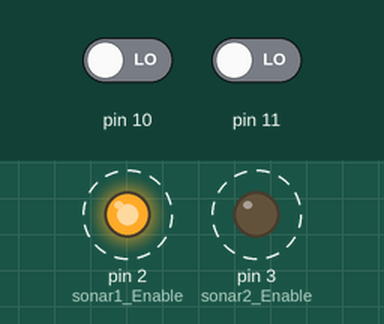
Simulated run of this sketch. Board: Arduino Uno, built with avr-gcc and run on an emulated ATmega328P. On the bench: output pins drawn as LEDs (lit = HIGH). Dashed ring = blinking. The inputs (shaded band) are chosen by the test bench; at power-on: pin 10 LOW, pin 11 LOW. What the sketch prints to the serial monitor is not drawn.

Above: at 1.5 s.
Timing chart, 0 to 6.8 s (numbered marks = the images above):
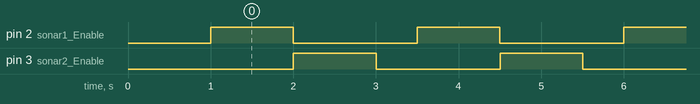

Measured:
- by itself, pin 2 (sonar1_Enable), pin 3 (sonar2_Enable): alternates HIGH for 1.0 s and LOW for 1.5 s
- by itself, everything shown: repeats every 2.5 s, in 3 steps

The sketch:

HRXL_MB7380_2017_08_15_1800.ino
```cpp
/*
  HRXL MB7380 Maxbotix (5m sensor)

  Pin 1:  White   --> Temperature Sensor Connection. Leave unconnected if an external temperature sensor is not used.

  Pin 2:  Orange  --> Pulse Width Output.
                      ===================
                      Scale factor of 1 uS per mm.

  Pin 3:  Brown   --> Analog Voltage Output.
                      =====================
                      After ~50ms power up init, voltage is set to low.
                      One sensor has completed a range reading, the voltage on this pin is set to voltage
                      corresponding to the latest measured distance.
                      (rc: take note, is this same behaviour for Serial and Pulse width?)
                      (rc: for Analog, if Pin 4 is set to low, analog values MUST BE IGNORED)
                      Scale factor of Vcc/5120 per 1-mm. Distance output with a 5mm resolution.
                      Analog voltage counts (0-1023), multiply number of counts by 5 to yield in mm.

  Pin 4:  Green   --> Ranging Start/Stop. This pin is internally pulled high.
                      ==================
                      If ths pin is left unconnected or held high, the sensor will continually measure and output the range data.
                      If held low, the sensor will stop ranging
                      Bring high for 20uS or longer to command a range reading.

                      Filtered Range Data:
                      When pin 4 is left high on the sensors, the sensors will continue to range. The data that is output
                      includes a filter for increased accuracy. The sensors will output the range based on recent range
                      information. The filter does not affect the speed at which data is made available to the user but
                      instead allows for more consistent range information to be presented. For sensor specific timing
                      and filter information refer to pages 8 and 9.

                      Real-time Range Data: When pin 4 is low and then brought high, the sensor will operate in real time
                      and the first reading output will be the range measured from this first commanded range reading.
                      When the sensor tracks that the RX pin is low after each range reading, and then the RX pin is brought
                      high, unfiltered real time range information can be obtained. For timing information please refer
                      to pages 8 and 9 of datasheet.

  Pin 5:  Blue  -->   Serial Output. TTL outputs.
                      ============
                      Output is ASCII capital "R" followed by four ASCII character digits representing range in mm followed by
                      a carriage return (ASCII 13).
                      Min range is 300m, Max range is 4999mm. Range of 5000mm means no target dtected.
                      9600, 8N1. Because data is presented in a binary data format, serial output is most accurate.

                      nb: Serial output from maxbotix is inverted

  Pin 6:  Red   -->   Positive Power, VCC: operates from 2.7V to 5.5V DC
                      For best operation, sensor requires DC be free from electrical noise.
                      For situation of known dirty electrical power, a 100uF capacitor placed at the sensor pins
                      between V+ and GND will typically correct the electrical noise.

  Pin 7:  Black -->   Ground pin. DC return and circuit common ground.


*/

/*    rc notes:
  test analog, pwm and serial to see which is more reliable
  online sources says analog reads are sensitive and to refer to Arduino forum, but need to check sonar model, when comments were made
  advice from online is to do average.
  apparently PW method is most accurage, however in datasheet, serial is supposed to be most reliable.

  Test:
    Actual dist: about 190cm (but sensor angle not probably adjusted coz no double sided tape avail)
    Each sensor called in Sequence:
    -------------------------------
    Analog: Sensor 1: 174cm to 176cm (occasionally 192, 196cm)  Sensor 2: 169 to 173cm.
    PW:     Sensor 1: 173cm to 175cm, Sensor 2: 174cm to175cm

    Freeruns:
    -------------------------------
    Analog: sensors are all over the place
    PW:     Sensor 1: 151cm, 173cm to 174cm, occasionally 494 to 495cm, Sensor 2: 174cm to175cm

    In general, FREE run is a bad idea unless single sensor or sensors are placed far apart because their sonar
    can interface with each other

    RC notes: PW seems more accurate then Analog

  final decision on which mthd depends on reliability and what pins we have available on the MCU

  Also, if using multiple maxbotix ultrasonic sensors, is there a need to range them in sequence, rather than leave them ranging continuously.

*/

/*
  Circuit
  =======

  Sonar 1     <->   Arduino/Breadboard
  ... Red           common positive power
  ... Black         common ground
  ... Green         D2
  ... Brown         A0
  ... Orange         D10

  Sonar 2     <->   Arduino/Breadboard
  ... Red           common positive power
  ... Black         common ground
  ... Green         D3
  ... Brown         A1
  ... Blue          unused
  ... Orange         D11


*/

// Sonar - Enable pin
const byte sonar1_Enable = 2;           // Sonar 1 Enable pin, digital
const byte sonar2_Enable = 3;           // Sonar 2 Enable pin, digital

//Sonar - Analog
const byte sonar1_analogInput = 0;      // Sonar 1 Analog pin
const byte sonar2_analogInput = 1;      // Sonar 2 Analog pin


//Sonar - Pulse Width
const byte sonar1_PWInput = 10;        // Sonar 1 PW pin
const byte sonar2_PWInput = 11;        // Sonar 2 PW pin


//Sonar - Serial
const byte sonar1_SerialRX = 19;     // Mega - Sonar 1
const byte sonar2_SerialRX = 17;     // Mega - Sonar 2

long sonarDist = 0;

void setup() {
  Serial.begin(9600);

  pinMode(sonar1_Enable,OUTPUT);
  pinMode(sonar2_Enable,OUTPUT);

  Sonar_RangingMode(sonar1_Enable,0);
  Sonar_RangingMode(sonar2_Enable,0);

  delay(1000);  // delay to let sensor init properly, more accurate results this way.
}

void loop() {
  // Analog Input
  // ==============
  //Sonar_AnalogInputInSeq();
  //Sonar_AnalogInputFreeRun(); // for multiple sensors that are too close to each other, FreeRun !gd, better to enable/disable separately

  // Pulse Width
  // ==============
  Sonar_PWInputinSeq();
  //Sonar_PWInputFreeRun();

  // Serial input
  // ============
  //Sonar_SerialRead(sonar1_SerialRX);

}

void Sonar_PWInputFreeRun() {
  Sonar_RangingMode(sonar1_Enable,1);     // Enable Sonar 1
  Sonar_RangingMode(sonar2_Enable,1);
  Serial.println();
  Serial.print("Sensor 1: ");
  Sonar_PW_Read(sonar1_PWInput);
  delayMicroseconds(800); // a slight delay gives more consistent and accurate results
                          // so far 500 to 800 microseconds seems best, but it also depends on distance sensor is away from another sensor

  Serial.print("Sensor 2: ");
  Sonar_PW_Read(sonar2_PWInput);
  Serial.println();

  delay(500);   // delay depends on where sensor/s are located, need testing
}

void Sonar_PWInputinSeq(){
  Sonar_RangingMode(sonar1_Enable,1);     // Enable Sonar 1
  Serial.println();
  Serial.print("Sensor 1: ");
  Sonar_PW_Read(sonar1_PWInput);
  Sonar_RangingMode(sonar1_Enable,0);     // Disable Sonar 1

  delayMicroseconds(800); // a slight delay gives more consistent and accurate results
                          // so far 500 to 800 microseconds seems best, but it also depends on distance sensor is away from another sensor

  Sonar_RangingMode(sonar2_Enable,1);
  Serial.print("Sensor 2: ");
  Sonar_PW_Read(sonar2_PWInput);
  Serial.println();
  Sonar_RangingMode(sonar2_Enable,0);
  delay(500);   // delay depends on where sensor/s are located, need testing

}


void Sonar_AnalogInputFreeRun(){
  Sonar_RangingMode(sonar1_Enable,1);     // Enable Sonar 1
  Sonar_RangingMode(sonar2_Enable,1);     // Enable Sonar 1
  Serial.println();
  Serial.print("Sensor 1: ");
  Sonar_AnalogRead(sonar1_analogInput);
  delayMicroseconds(800);
  Serial.print("Sensor 2: ");
  Sonar_AnalogRead(sonar2_analogInput);
  Serial.println();

  delay(500);
}

void Sonar_AnalogInputInSeq(){
  Sonar_RangingMode(sonar1_Enable,1);     // Enable Sonar 1
  Serial.println();
  Serial.print("Sensor 1: ");
  Sonar_AnalogRead(sonar1_analogInput);
  Sonar_RangingMode(sonar1_Enable,0);     // Disable Sonar 1

  delayMicroseconds(800); // a slight delay gives more consistent and accurate results
                          // so far 500 to 800 microseconds seems best, but it also depends on distance sensor is away from another sensor

  Sonar_RangingMode(sonar2_Enable,1);
  Serial.print("Sensor 2: ");
  Sonar_AnalogRead(sonar2_analogInput);
  Serial.println();
  Sonar_RangingMode(sonar2_Enable,0);
  delay(500);   // delay depends on where sensor/s are located, need testing
}

void Sonar_RangingMode(byte sonarPin, byte modeEnable) {
  if(modeEnable) {
    digitalWrite(sonarPin, HIGH);
  } else {
    digitalWrite(sonarPin, LOW);
  }
}

void Sonar_AnalogRead(byte analogPin) {
/*
  Scale factor is (Vcc/1024) per 5mm. A 5V supply yields ~4.9mV/5mm
  Arduino analog pin goes from 0 to 1023, so the value has to be multiplied by 5 to get range in mm
*/
  sonarDist = analogRead(analogPin)/2; //dist in cm
  Serial.print(sonarDist);
  Serial.println(" cm");

  /*sonar1Dist = analogRead(sonarPin)*5; // dist in mm
  Serial.print(sonarDist);
  Serial.println(" mm");
  */
}

void Sonar_PW_Read(byte pwPin) {
  sonarDist = pulseIn(pwPin,HIGH);
  // convert to CM
  sonarDist = sonarDist/10;
  Serial.print(sonarDist);
  Serial.println(" cm");
}

/*
void Sonar_SerialRead(byte serialPin) {
  byte incomingByte;

  //Serial.println("inside Sonar_SerialRead()");
  switch(serialPin) {
    case 19:
            //Serial.println("inside case 19");
            Sonar_RangingMode(sonar1_Enable,1);
            while(Serial1.available()==0) {}
            incomingByte = Serial.read();
            Serial.print("Sensor 1 RX: ");
            //Serial.println(incomingByte, DEC);
            Serial.println(incomingByte,BIN);

            delay(5000);
            break;
    case 17:
            break;

    default:
            break;
  }
}

*/
```
